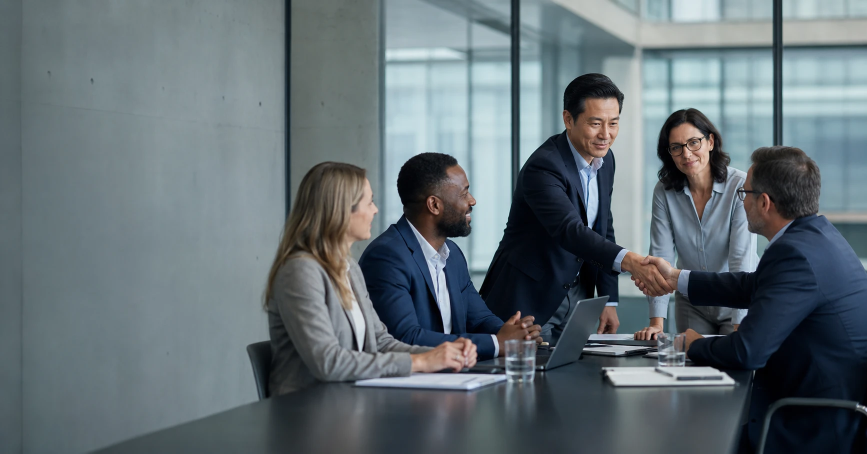
#> input picture scripts/generate-pdfs/sources/extended-enterprise-src.png, 1734 x 907 px (shown at 1/2 size)
$ python build_eerm_image.py
#> lines starting #> are read from the running program, lines starting #| are printed output that depends on the picture
#!/usr/bin/env python3
"""
Hero image for the Extended Enterprise Risk Management article: the supplied
boardroom/handshake photo, graded to the site's cool navy palette, with the
open left side darkened and a cyan hub-and-spoke network overlaid there (a
couple of spokes reach toward the people — the extended enterprise connecting
to real partners). Matches the site's "photo + branded overlay" style.

Source photo recovered from the chat transcript to scratchpad/handshake.png.
Run: /opt/www/xrm/xrm-backend/.venv/bin/python3 scripts/generate-pdfs/build_eerm_image.py
"""
import math, os, random
from PIL import Image, ImageDraw, ImageFilter, ImageEnhance, ImageChops

ROOT = os.path.abspath(os.path.join(os.path.dirname(__file__), '..', '..'))
SRC = os.path.join(os.path.dirname(__file__), "sources", "extended-enterprise-src.png")
OUT = os.path.join(ROOT, 'public', 'assets', 'images', 'insights', 'extended-enterprise-risk-management-v2.jpg')

W, H = 1200, 630
S = 2                       # overlay supersample
CYAN = (48, 226, 244)
GREEN = (47, 232, 138)
random.seed(11)

# ---- photo: cover-crop to 1200x630 ----
im = Image.open(SRC).convert('RGB')
#> im is the input picture: PIL image 1734x907 RGB; mean R, G, B 99, 110.8, 116.4
scale = max(W / im.width, H / im.height)
#> scale = 0.695
im = im.resize((round(im.width * scale), round(im.height * scale)), Image.LANCZOS)
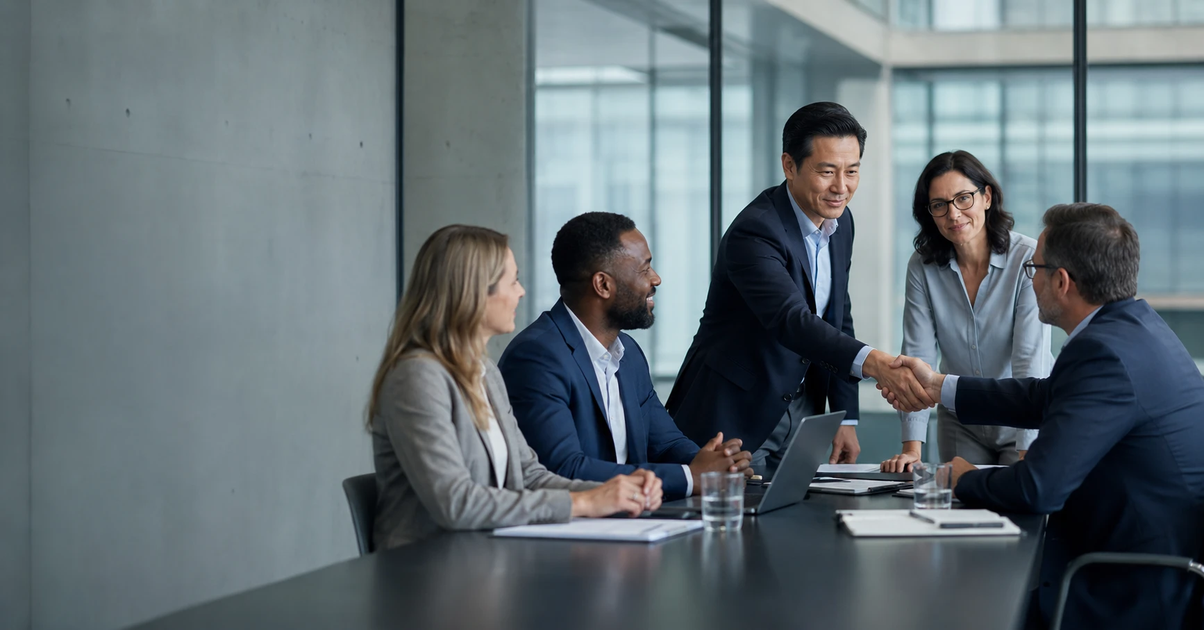
#> im: PIL image 1204x630 RGB; mean R, G, B 99, 110.8, 116.4
left = (im.width - W) // 2
#> left = 2
top = (im.height - H) // 2
#> top = 0
im = im.crop((left, top, left + W, top + H))
#> im: PIL image 1200x630 RGB

# ---- cool navy grade (match the site's tone) ----
im = ImageEnhance.Color(im).enhance(0.80)
im = ImageEnhance.Brightness(im).enhance(0.94)
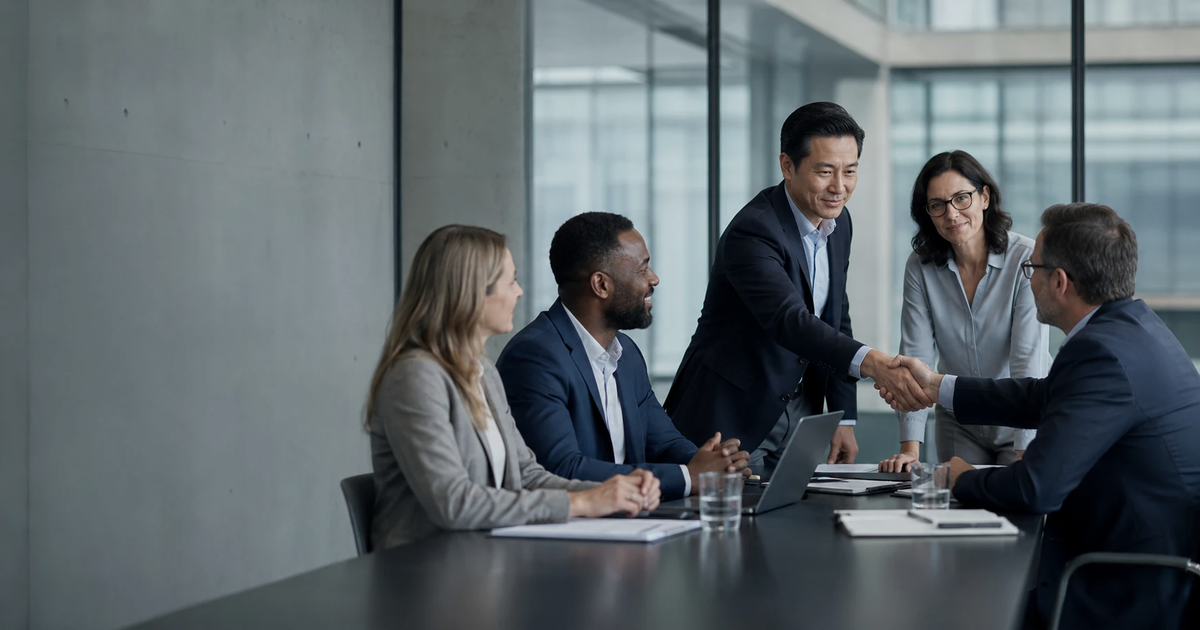
#> im: PIL image 1200x630 RGB; mean R, G, B 93.9, 102.8, 107
im = ImageEnhance.Contrast(im).enhance(1.03)
im = Image.blend(im, Image.new('RGB', (W, H), (12, 22, 38)), 0.16)
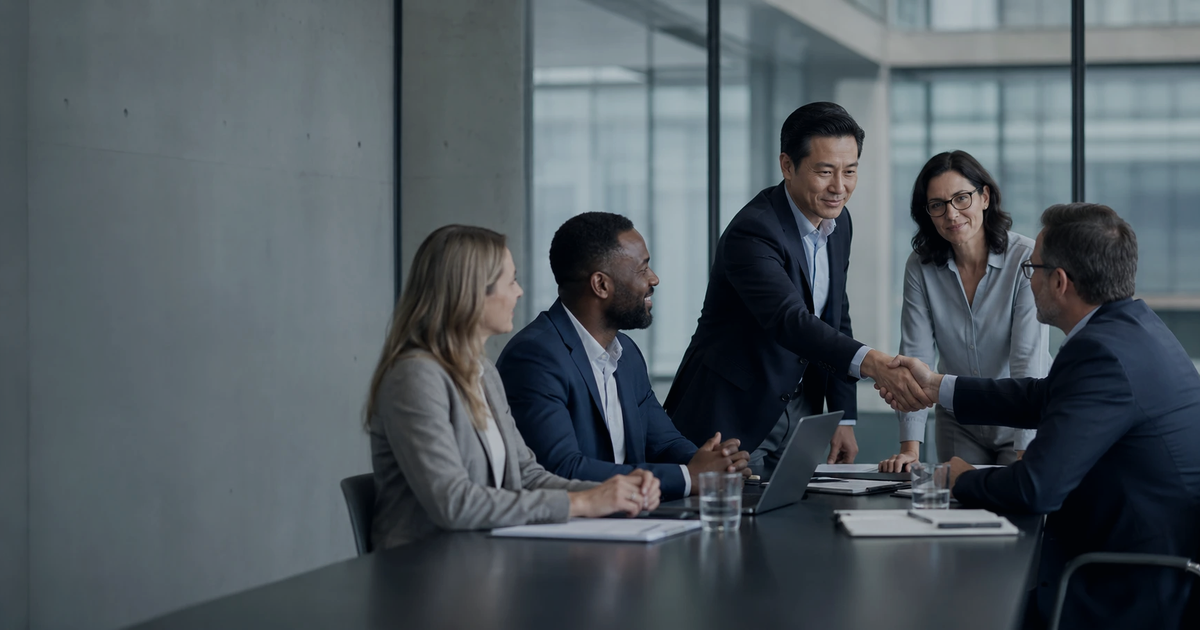
#> im: PIL image 1200x630 RGB; mean R, G, B 79.8, 89.1, 95.2

# ---- left-to-right navy gradient (darkens the open left for the overlay) ----
grad = Image.new('RGBA', (W, H), (0, 0, 0, 0))
#> grad: PIL image 1200x630 RGBA; every value is 0
gpx = grad.load()
for x in range(W):
    a = int(max(0.0, 1 - x / (0.56 * W)) * 220)
    for y in range(H):
        gpx[x, y] = (6, 13, 24, a)
im = Image.alpha_composite(im.convert('RGBA'), grad)
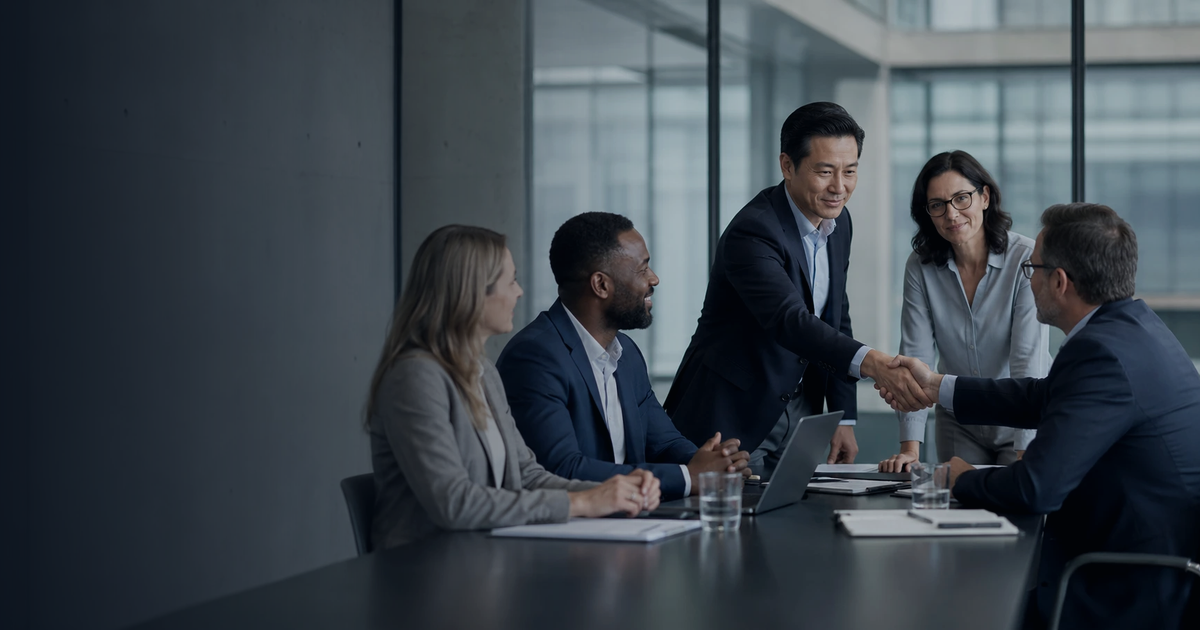
#> im: PIL image 1200x630 RGBA; mean R, G, B, A 60.6, 69.2, 76.7, 255

# ---- overlay layer (2x for anti-aliasing) ----
ov = Image.new('RGBA', (W * S, H * S), (0, 0, 0, 0))
#> ov: PIL image 2400x1260 RGBA; every value is 0
d = ImageDraw.Draw(ov)
glow = Image.new('RGB', (W * S, H * S), (0, 0, 0))
#> glow: PIL image 2400x1260 RGB; every value is 0
gd = ImageDraw.Draw(glow)

def P(x, y):
    return (x * S, y * S)

hub = (300, 345)
# left-clustered network nodes (x, y, r, kind)
nodes = [
    (176, 205, 11, 'cyan'), (150, 455, 9, 'ring'), (298, 150, 12, 'green'),
    (438, 280, 10, 'cyan'), (250, 540, 9, 'ring'),  (470, 480, 11, 'cyan'),
    (92, 330, 7, 'ring'),   (395, 405, 8, 'ring'),
]
# spokes that reach toward the people (end near the group, not on faces)
reach = [(700, 360, 7, 'green'), (620, 235, 6, 'cyan')]

# faint constellation over the darkened left
for _ in range(26):
    x, y = random.randint(0, int(W * 0.5)), random.randint(0, H)
    r = random.choice([2, 2, 3])
    col = random.choice([CYAN, GREEN, (150, 175, 195)])
    a = random.randint(28, 70)
    d.ellipse([P(x - r, y - r), P(x + r, y + r)], fill=col + (a,))

def spoke(a, b, col, alpha, w=1.4):
    d.line([P(*a), P(*b)], fill=col + (alpha,), width=max(1, int(w * S)))
    gd.line([P(*a), P(*b)], fill=tuple(int(c * 0.3) for c in col), width=max(1, int(w * S)))

def node(x, y, r, kind):
    if kind == 'ring':
        d.ellipse([P(x - r, y - r), P(x + r, y + r)], outline=(180, 205, 225, 200), width=int(1.6 * S))
    else:
        col = GREEN if kind == 'green' else CYAN
        d.ellipse([P(x - r, y - r), P(x + r, y + r)], fill=col + (255,))
        gd.ellipse([P(x - r - 3, y - r - 3), P(x + r + 3, y + r + 3)], fill=col)

# draw spokes first
for x, y, r, kind in nodes:
    col = GREEN if kind == 'green' else CYAN
    spoke(hub, (x, y), col, 150 if kind == 'green' else 95)
for x, y, r, kind in reach:                   # reaching toward the people, fainter
    spoke(hub, (x, y), (GREEN if kind == 'green' else CYAN), 70, 1.3)
# then nodes
for x, y, r, kind in nodes:
    node(x, y, r, kind)
for x, y, r, kind in reach:
    node(x, y, r, kind)

# hub (the enterprise) — bright with halo
HR = 26
gd.ellipse([P(hub[0] - HR - 6, hub[1] - HR - 6), P(hub[0] + HR + 6, hub[1] + HR + 6)], fill=CYAN)
d.ellipse([P(hub[0] - HR - 11, hub[1] - HR - 11), P(hub[0] + HR + 11, hub[1] + HR + 11)], outline=CYAN + (110,), width=int(1.6 * S))
d.ellipse([P(hub[0] - HR, hub[1] - HR), P(hub[0] + HR, hub[1] + HR)], fill=CYAN + (255,))
d.ellipse([P(hub[0] - HR + 7, hub[1] - HR + 7), P(hub[0] + HR - 7, hub[1] + HR - 7)], fill=(232, 252, 255, 255))

# bloom the glow layer, downscale overlay, composite
glow = glow.filter(ImageFilter.GaussianBlur(6 * S)).resize((W, H), Image.LANCZOS)
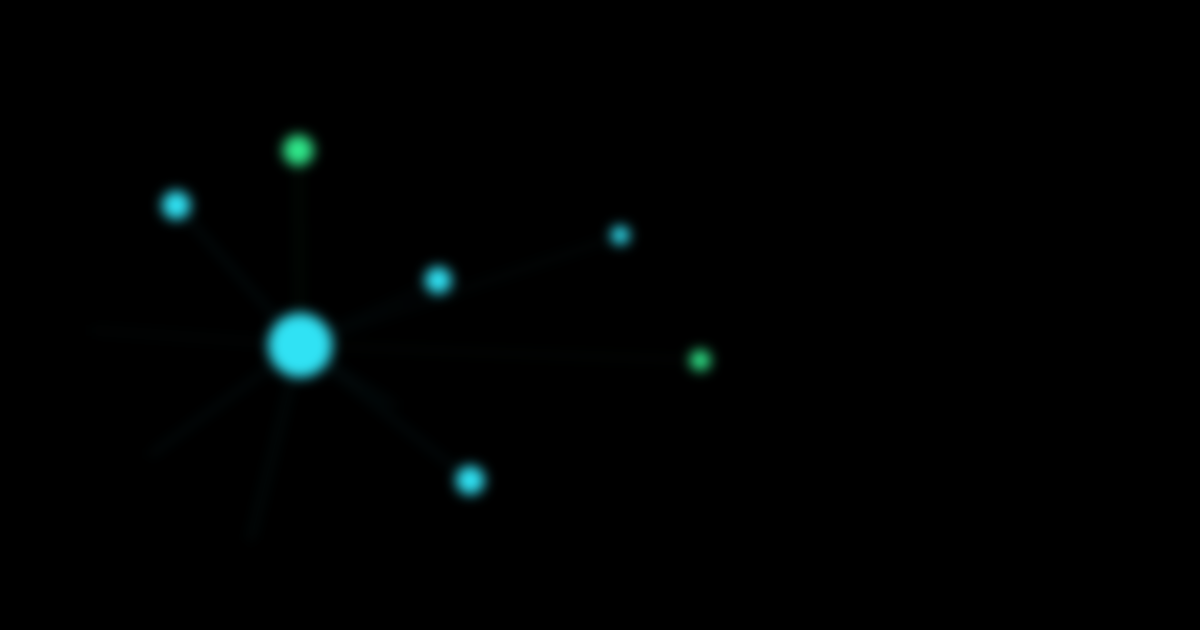
#> glow: PIL image 1200x630 RGB; mean R, G, B 0.4, 2, 2
ov = ov.resize((W, H), Image.LANCZOS)
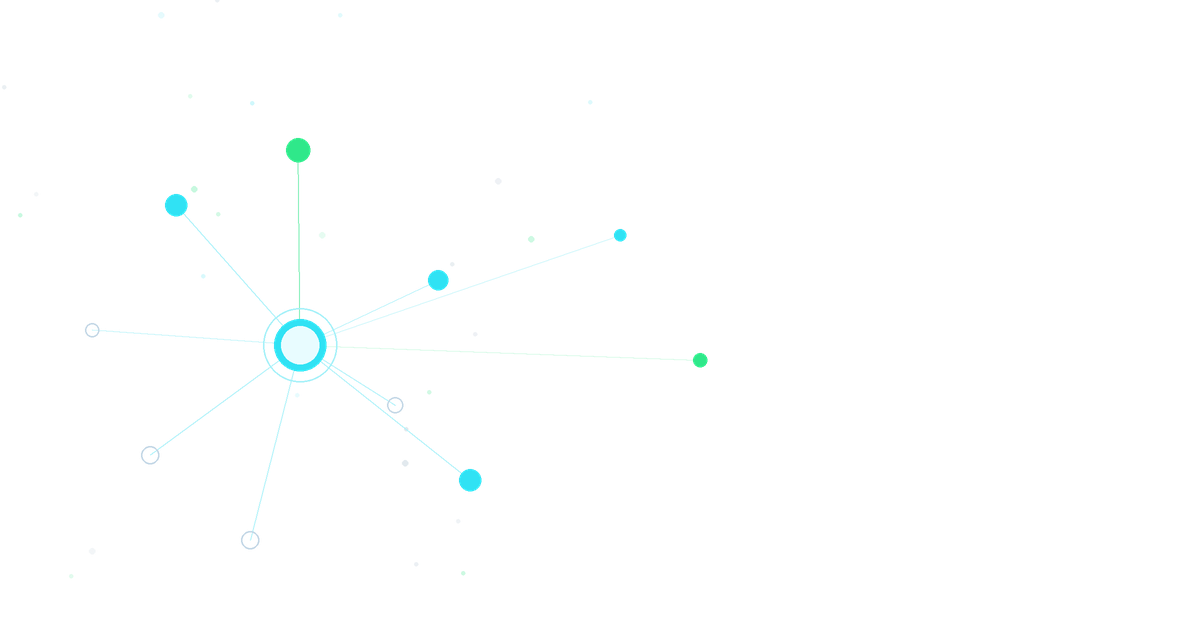
#> ov: PIL image 1200x630 RGBA; mean R, G, B, A 1.2, 4.1, 4, 1.7; transparent parts drawn white
im = ImageChops.screen(im.convert('RGB'), glow)
#> im: PIL image 1200x630 RGB
im = Image.alpha_composite(im.convert('RGBA'), ov).convert('RGB')

os.makedirs(os.path.dirname(OUT), exist_ok=True)
im.save(OUT, 'JPEG', quality=86, optimize=True)
print(f"Wrote {OUT} ({os.path.getsize(OUT)//1024} KB)")
